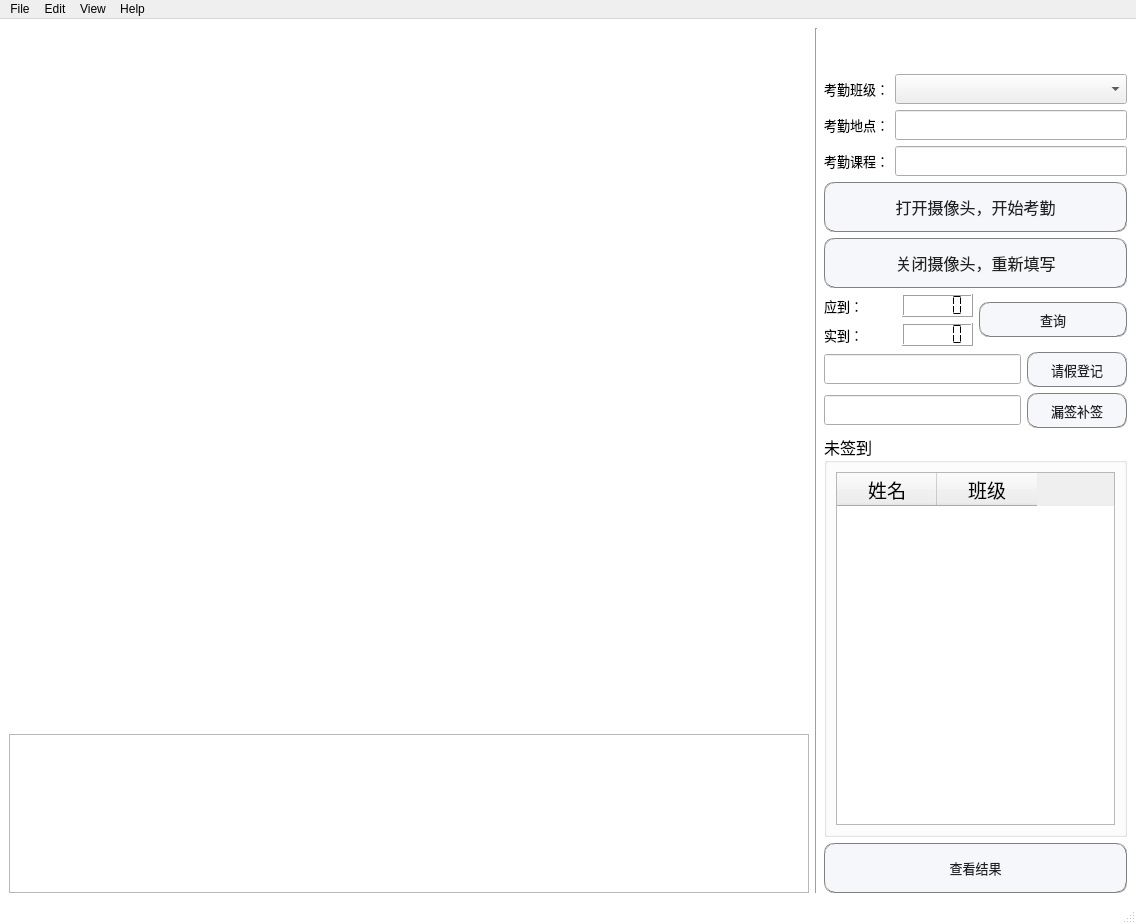
<?xml version="1.0" encoding="UTF-8"?>
<ui version="4.0">
 <class>MainWindow</class>
 <widget class="QMainWindow" name="MainWindow">
  <property name="geometry">
   <rect>
    <x>0</x>
    <y>0</y>
    <width>1136</width>
    <height>924</height>
   </rect>
  </property>
  <property name="windowTitle">
   <string>考勤</string>
  </property>
  <property name="styleSheet">
   <string notr="true">QMainWindow {
	background-color: #ffffff;
}

QPushButton {
	   color: #212121; 
        border-radius: 10px; 
		border: 1px groove gray;
	    background-color: #F5F7FA
}

 QPushButton:hover {
        background-color: #d9d9f3 ;
 }</string>
  </property>
  <widget class="QWidget" name="centralwidget">
   <layout class="QHBoxLayout" name="horizontalLayout_12">
    <item>
     <layout class="QVBoxLayout" name="verticalLayout_3">
      <item>
       <widget class="QLabel" name="label_camera">
        <property name="minimumSize">
         <size>
          <width>800</width>
          <height>700</height>
         </size>
        </property>
        <property name="font">
         <font>
          <family>Mongolian Baiti</family>
         </font>
        </property>
        <property name="text">
         <string/>
        </property>
       </widget>
      </item>
      <item>
       <widget class="QTextBrowser" name="textBrowser_log">
        <property name="font">
         <font>
          <family>新宋体</family>
          <pointsize>15</pointsize>
         </font>
        </property>
        <property name="html">
         <string>&lt;!DOCTYPE HTML PUBLIC &quot;-//W3C//DTD HTML 4.0//EN&quot; &quot;http://www.w3.org/TR/REC-html40/strict.dtd&quot;&gt;
&lt;html&gt;&lt;head&gt;&lt;meta name=&quot;qrichtext&quot; content=&quot;1&quot; /&gt;&lt;style type=&quot;text/css&quot;&gt;
p, li { white-space: pre-wrap; }
&lt;/style&gt;&lt;/head&gt;&lt;body style=&quot; font-family:'新宋体'; font-size:15pt; font-weight:400; font-style:normal;&quot;&gt;
&lt;p style=&quot;-qt-paragraph-type:empty; margin-top:0px; margin-bottom:0px; margin-left:0px; margin-right:0px; -qt-block-indent:0; text-indent:0px; font-size:13pt;&quot;&gt;&lt;br /&gt;&lt;/p&gt;&lt;/body&gt;&lt;/html&gt;</string>
        </property>
       </widget>
      </item>
     </layout>
    </item>
    <item>
     <widget class="Line" name="line_2">
      <property name="orientation">
       <enum>Qt::Vertical</enum>
      </property>
     </widget>
    </item>
    <item>
     <layout class="QVBoxLayout" name="verticalLayout_2">
      <item>
       <layout class="QHBoxLayout" name="horizontalLayout_9">
        <item>
         <widget class="QLabel" name="label_teacher_name">
          <property name="minimumSize">
           <size>
            <width>0</width>
            <height>40</height>
           </size>
          </property>
          <property name="font">
           <font>
            <family>微软雅黑</family>
            <pointsize>15</pointsize>
           </font>
          </property>
          <property name="text">
           <string/>
          </property>
         </widget>
        </item>
       </layout>
      </item>
      <item>
       <layout class="QHBoxLayout" name="horizontalLayout">
        <item>
         <widget class="QLabel" name="label_class">
          <property name="maximumSize">
           <size>
            <width>65</width>
            <height>30</height>
           </size>
          </property>
          <property name="font">
           <font>
            <family>微软雅黑</family>
            <pointsize>10</pointsize>
           </font>
          </property>
          <property name="text">
           <string>考勤班级：</string>
          </property>
         </widget>
        </item>
        <item>
         <widget class="QComboBox" name="classes_comboBox">
          <property name="minimumSize">
           <size>
            <width>185</width>
            <height>30</height>
           </size>
          </property>
          <property name="font">
           <font>
            <family>新宋体</family>
            <pointsize>10</pointsize>
           </font>
          </property>
         </widget>
        </item>
       </layout>
      </item>
      <item>
       <layout class="QHBoxLayout" name="horizontalLayout_2">
        <item>
         <widget class="QLabel" name="label_location">
          <property name="minimumSize">
           <size>
            <width>0</width>
            <height>30</height>
           </size>
          </property>
          <property name="font">
           <font>
            <family>微软雅黑</family>
            <pointsize>10</pointsize>
           </font>
          </property>
          <property name="text">
           <string>考勤地点：</string>
          </property>
         </widget>
        </item>
        <item>
         <widget class="QLineEdit" name="lineEdit_location">
          <property name="minimumSize">
           <size>
            <width>0</width>
            <height>30</height>
           </size>
          </property>
          <property name="font">
           <font>
            <family>新宋体</family>
            <pointsize>10</pointsize>
           </font>
          </property>
         </widget>
        </item>
       </layout>
      </item>
      <item>
       <layout class="QHBoxLayout" name="horizontalLayout_8">
        <item>
         <widget class="QLabel" name="label">
          <property name="minimumSize">
           <size>
            <width>0</width>
            <height>30</height>
           </size>
          </property>
          <property name="font">
           <font>
            <family>微软雅黑</family>
            <pointsize>10</pointsize>
           </font>
          </property>
          <property name="text">
           <string>考勤课程：</string>
          </property>
         </widget>
        </item>
        <item>
         <widget class="QLineEdit" name="lineEdit_course">
          <property name="minimumSize">
           <size>
            <width>0</width>
            <height>30</height>
           </size>
          </property>
          <property name="font">
           <font>
            <family>新宋体</family>
            <pointsize>10</pointsize>
           </font>
          </property>
         </widget>
        </item>
       </layout>
      </item>
      <item>
       <widget class="QPushButton" name="bt_open_camera">
        <property name="minimumSize">
         <size>
          <width>0</width>
          <height>50</height>
         </size>
        </property>
        <property name="font">
         <font>
          <family>微软雅黑</family>
          <pointsize>12</pointsize>
         </font>
        </property>
        <property name="text">
         <string>打开摄像头，开始考勤</string>
        </property>
       </widget>
      </item>
      <item>
       <widget class="QPushButton" name="rewrite_infos_btn">
        <property name="minimumSize">
         <size>
          <width>0</width>
          <height>50</height>
         </size>
        </property>
        <property name="font">
         <font>
          <family>微软雅黑</family>
          <pointsize>12</pointsize>
         </font>
        </property>
        <property name="text">
         <string>关闭摄像头，重新填写</string>
        </property>
       </widget>
      </item>
      <item>
       <layout class="QHBoxLayout" name="horizontalLayout_5">
        <item>
         <layout class="QVBoxLayout" name="verticalLayout">
          <item>
           <layout class="QHBoxLayout" name="horizontalLayout_3">
            <item>
             <widget class="QLabel" name="label_location_2">
              <property name="font">
               <font>
                <family>微软雅黑</family>
                <pointsize>10</pointsize>
               </font>
              </property>
              <property name="text">
               <string>应到：</string>
              </property>
             </widget>
            </item>
            <item>
             <widget class="QLCDNumber" name="lcd_1">
              <property name="font">
               <font>
                <family>微软雅黑</family>
                <pointsize>10</pointsize>
                <weight>75</weight>
                <bold>true</bold>
               </font>
              </property>
              <property name="styleSheet">
               <string notr="true">QLCDNumber{
 color:black
}</string>
              </property>
              <property name="digitCount">
               <number>5</number>
              </property>
              <property name="segmentStyle">
               <enum>QLCDNumber::Flat</enum>
              </property>
             </widget>
            </item>
           </layout>
          </item>
          <item>
           <layout class="QHBoxLayout" name="horizontalLayout_4">
            <item>
             <widget class="QLabel" name="label_location_3">
              <property name="font">
               <font>
                <family>微软雅黑</family>
                <pointsize>10</pointsize>
               </font>
              </property>
              <property name="text">
               <string>实到：</string>
              </property>
             </widget>
            </item>
            <item>
             <widget class="QLCDNumber" name="lcd_2">
              <property name="font">
               <font>
                <family>微软雅黑</family>
                <pointsize>10</pointsize>
                <weight>75</weight>
                <bold>true</bold>
               </font>
              </property>
              <property name="styleSheet">
               <string notr="true">QLCDNumber{
 color:black
}</string>
              </property>
              <property name="segmentStyle">
               <enum>QLCDNumber::Flat</enum>
              </property>
             </widget>
            </item>
           </layout>
          </item>
         </layout>
        </item>
        <item>
         <widget class="QPushButton" name="bt_check">
          <property name="minimumSize">
           <size>
            <width>0</width>
            <height>35</height>
           </size>
          </property>
          <property name="font">
           <font>
            <family>新宋体</family>
            <pointsize>10</pointsize>
           </font>
          </property>
          <property name="text">
           <string>查询</string>
          </property>
         </widget>
        </item>
       </layout>
      </item>
      <item>
       <layout class="QHBoxLayout" name="horizontalLayout_6">
        <item>
         <widget class="QLineEdit" name="lineEdit_leave">
          <property name="minimumSize">
           <size>
            <width>120</width>
            <height>30</height>
           </size>
          </property>
          <property name="font">
           <font>
            <family>新宋体</family>
            <pointsize>10</pointsize>
           </font>
          </property>
          <property name="text">
           <string/>
          </property>
         </widget>
        </item>
        <item>
         <widget class="QPushButton" name="bt_leave">
          <property name="minimumSize">
           <size>
            <width>100</width>
            <height>35</height>
           </size>
          </property>
          <property name="font">
           <font>
            <family>新宋体</family>
            <pointsize>10</pointsize>
           </font>
          </property>
          <property name="text">
           <string>请假登记</string>
          </property>
         </widget>
        </item>
       </layout>
      </item>
      <item>
       <layout class="QHBoxLayout" name="horizontalLayout_7">
        <item>
         <widget class="QLineEdit" name="lineEdit_supplement">
          <property name="minimumSize">
           <size>
            <width>120</width>
            <height>30</height>
           </size>
          </property>
          <property name="font">
           <font>
            <family>新宋体</family>
            <pointsize>10</pointsize>
           </font>
          </property>
         </widget>
        </item>
        <item>
         <widget class="QPushButton" name="bt_supplement">
          <property name="minimumSize">
           <size>
            <width>100</width>
            <height>35</height>
           </size>
          </property>
          <property name="font">
           <font>
            <family>新宋体</family>
            <pointsize>10</pointsize>
           </font>
          </property>
          <property name="text">
           <string>漏签补签</string>
          </property>
         </widget>
        </item>
       </layout>
      </item>
      <item>
       <widget class="QGroupBox" name="groupBox">
        <property name="minimumSize">
         <size>
          <width>0</width>
          <height>170</height>
         </size>
        </property>
        <property name="font">
         <font>
          <family>微软雅黑</family>
          <pointsize>12</pointsize>
         </font>
        </property>
        <property name="title">
         <string>未签到</string>
        </property>
        <layout class="QHBoxLayout" name="horizontalLayout_10">
         <item>
          <widget class="QTableWidget" name="tableWidget_absent_students">
           <property name="font">
            <font>
             <family>新宋体</family>
             <pointsize>12</pointsize>
            </font>
           </property>
           <column>
            <property name="text">
             <string>姓名</string>
            </property>
            <property name="font">
             <font>
              <family>微软雅黑</family>
              <pointsize>14</pointsize>
             </font>
            </property>
           </column>
           <column>
            <property name="text">
             <string>班级</string>
            </property>
            <property name="font">
             <font>
              <family>微软雅黑</family>
              <pointsize>14</pointsize>
             </font>
            </property>
           </column>
          </widget>
         </item>
        </layout>
       </widget>
      </item>
      <item>
       <widget class="QPushButton" name="bt_view">
        <property name="minimumSize">
         <size>
          <width>0</width>
          <height>50</height>
         </size>
        </property>
        <property name="font">
         <font>
          <family>新宋体</family>
          <pointsize>10</pointsize>
         </font>
        </property>
        <property name="text">
         <string>查看结果</string>
        </property>
       </widget>
      </item>
     </layout>
    </item>
   </layout>
  </widget>
  <widget class="QMenuBar" name="menubar">
   <property name="geometry">
    <rect>
     <x>0</x>
     <y>0</y>
     <width>1136</width>
     <height>26</height>
    </rect>
   </property>
   <widget class="QMenu" name="menuFile">
    <property name="title">
     <string>File</string>
    </property>
    <addaction name="actionOpen"/>
    <addaction name="actionSetting"/>
    <addaction name="actionExport"/>
   </widget>
   <widget class="QMenu" name="menuEdit">
    <property name="title">
     <string>Edit</string>
    </property>
   </widget>
   <widget class="QMenu" name="menuView">
    <property name="title">
     <string>View</string>
    </property>
   </widget>
   <widget class="QMenu" name="menuHelp">
    <property name="title">
     <string>Help</string>
    </property>
    <addaction name="actionAbout"/>
   </widget>
   <addaction name="menuFile"/>
   <addaction name="menuEdit"/>
   <addaction name="menuView"/>
   <addaction name="menuHelp"/>
  </widget>
  <widget class="QStatusBar" name="statusbar"/>
  <action name="actionAbout">
   <property name="text">
    <string>About</string>
   </property>
   <property name="whatsThis">
    <string>Author: datamonday</string>
   </property>
  </action>
  <action name="actionOpen">
   <property name="text">
    <string>Open</string>
   </property>
  </action>
  <action name="actionSetting">
   <property name="text">
    <string>Setting</string>
   </property>
  </action>
  <action name="actionExport">
   <property name="text">
    <string>Export</string>
   </property>
  </action>
 </widget>
 <resources/>
 <connections/>
</ui>
